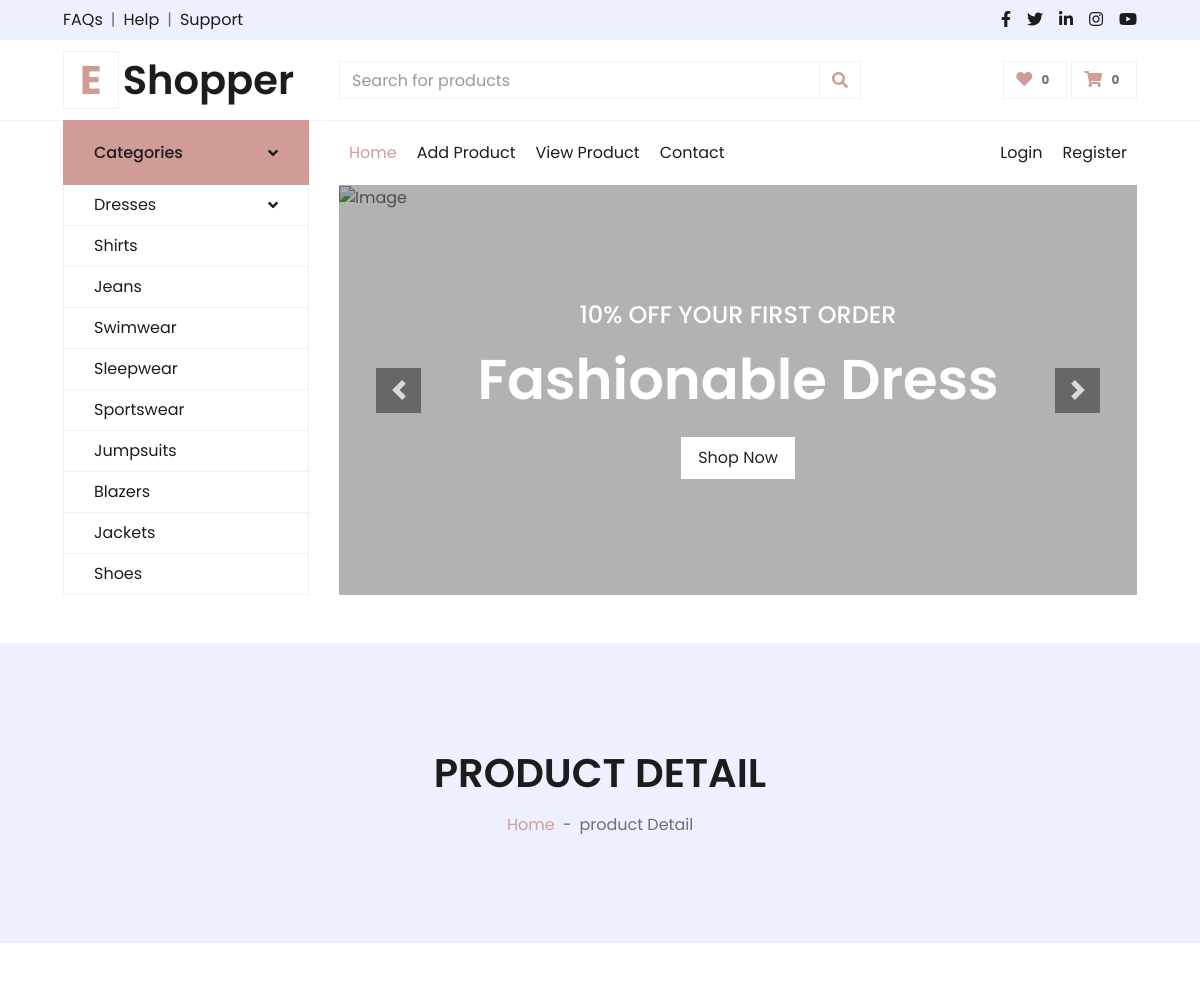
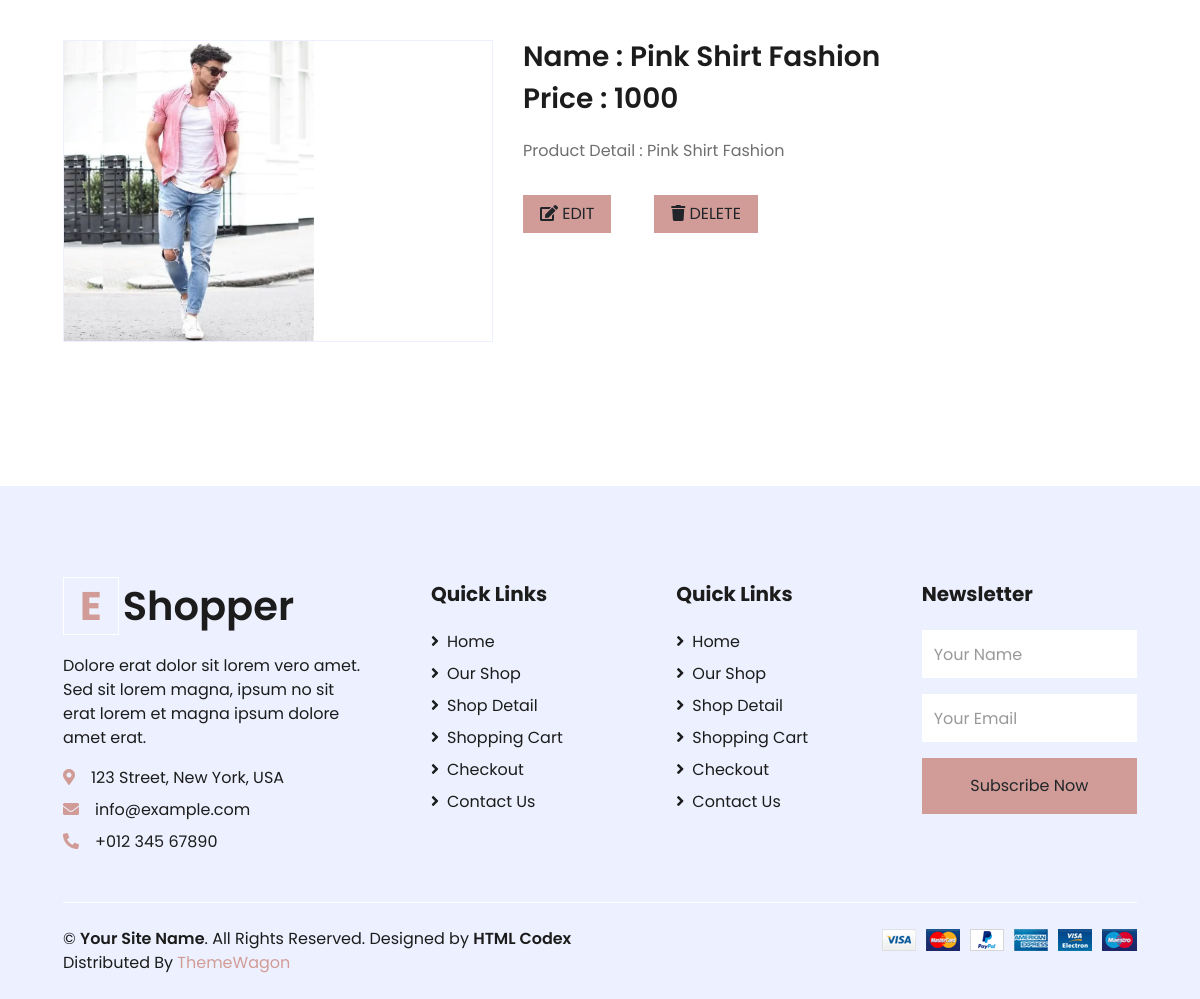
Screenshot of /seller-product-detail/3/ with the database file from the repository (2 pictures, top to bottom).
### myapp/models.py (models this page shows, shortened)
class Product(models.Model):
	category=(
			('men','men'),
			('women','women'),
			('kid','kid'),
		)
	size=(
		    ("s","s"),
		    ("m","m"),
		    ("l","l"),
		    ("xl","xl"),
		    ("xxl","xxl"),
		)
	seller=models.ForeignKey(User,on_delete=models.CASCADE)
	product_category=models.CharField(max_length=100,choices=category)
	product_name=models.CharField(max_length=100)
	product_price=models.PositiveSmallIntegerField()
	product_desc=models.TextField()
	product_size=models.CharField(max_length=100,choices=size)
	product_image=models.ImageField(upload_to="product_pic/")

### myapp/views.py (the view)
# urls.py: path('seller-product-detail/<int:pk>/',views.seller_product_detail,name='seller-product-detail'),
def seller_product_detail(request,pk):
	product=Product.objects.get(pk=pk)
	return render(request,'seller-product-detail.html',{'product':product})

### myapp/templates/seller-product-detail.html (shortened to what this page needs)
{% extends 'seller-header.html' %}
{% load static %}
{% block content %}
<!DOCTYPE html>
<html lang="en">
<head>
    </head>
<body>
    <div class="container-fluid bg-secondary mb-5">
        <div class="d-flex flex-column align-items-center justify-content-center" style="min-height: 300px">
            <h1 class="font-weight-semi-bold text-uppercase mb-3">product Detail</h1>
            <div class="d-inline-flex">
                <p class="m-0"><a href="">Home</a></p>
                <p class="m-0 px-2">-</p>
                <p class="m-0">product Detail</p>
            </div>
        </div>
    </div>
    <div class="container-fluid py-5">
        <div class="row px-xl-5">
            <div class="col-lg-5 pb-5">
                <div id="product-carousel" class="carousel slide" data-ride="carousel">
                    <div class="carousel-inner border">
                        <div class="carousel-item active">
                            <img src="{{ product.product_image.url }}" alt="Image" style="width:250px;height:300px;">
                        </div>
                    </div>
                </div>
            </div>
            <div class="col-lg-7 pb-5">
                <h3 class="font-weight-semi-bold">Name : {{product.product_name}}</h3>
                <h3 class="font-weight-semi-bold mb-4">Price : {{product.product_price}}</h3>
                <p class="mb-4">Product Detail : {{product.product_desc}}</p>
                <div class="d-flex align-items-center mb-4 pt-2">
                    <a href="{% url 'seller-edit-product' pk=product.pk%}"><button class="btn btn-primary px-3"><i class="fa fa-edit"></i> EDIT</button></a>
                    <a href="{% url 'seller-delete-product' pk=product.pk %}"><button class="btn btn-primary px-3"><i class="fa fa-trash"></i> DELETE</button></a>
                </div>
               </div>
        </div>
    </div>
   </body>
</html>
{% endblock %}

### rows the page displays
Product: product_image (picture), product_name "Pink Shirt Fashion", product_price "1000", product_desc "Pink Shirt Fashion"
